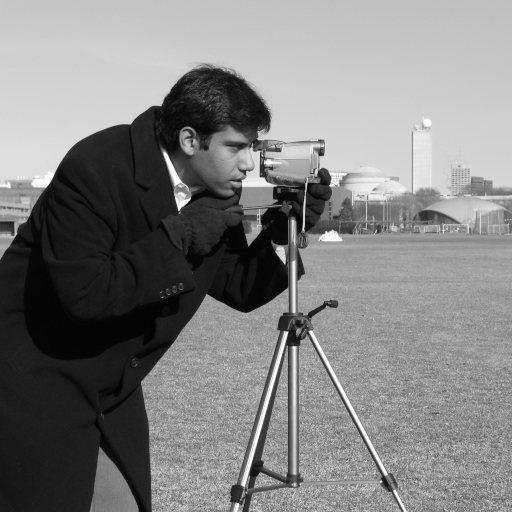
#> input picture skimage.data.camera(), 512 x 512 px
$ jupyter execute ski_gs.ipynb
#> lines starting #> are read from the running program, lines starting #| are printed output that depends on the picture
# Scikit-image

https://scikit-image.org/docs/stable/user_guide/getting_started.html

[cell 1]
import skimage as ski
import matplotlib.pyplot as plt

[cell 2]
camera = ski.data.camera()
#> camera is the input picture: shape (512, 512); min 0, max 255, mean 129.1
type(camera)
camera.shape
plt.imshow(camera)

[cell 3]
coins = ski.data.coins()
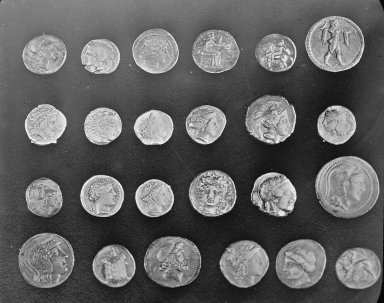
#> input picture skimage.data.coins(), 384 x 303 px
#> coins is the input picture: shape (303, 384); min 1, max 252, mean 96.9
threshold_value = ski.filters.threshold_otsu(coins)
#> threshold_value = 107
threshold_value
plt.imshow(coins)

[cell 4]
import os
filename = os.path.join(ski.data_dir, 'moon.png')
moon = ski.io.imread(filename)
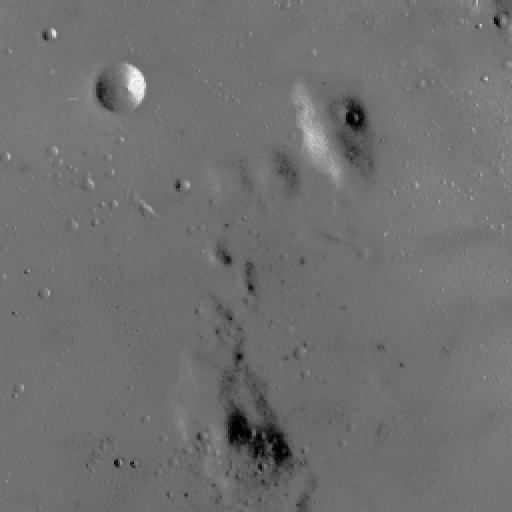
#> moon: shape (512, 512); min 0, max 255, mean 112.2
plt.imshow(moon)
